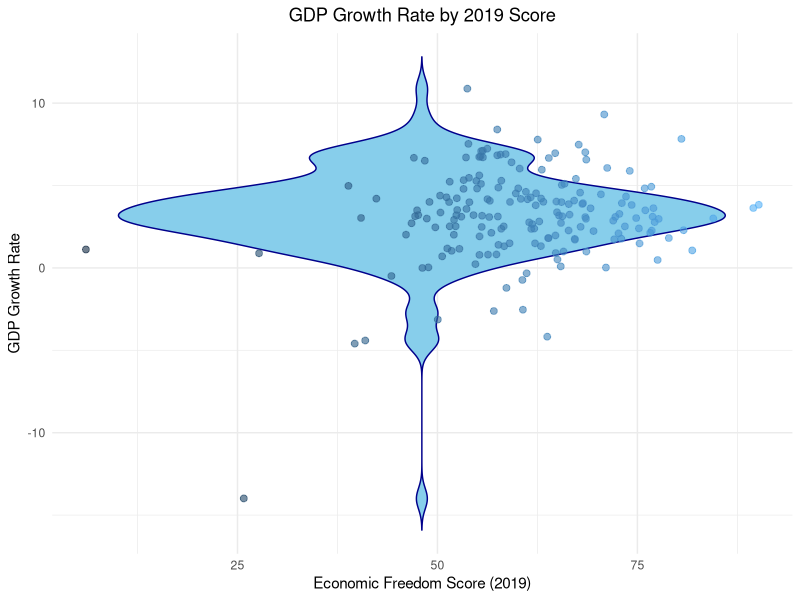
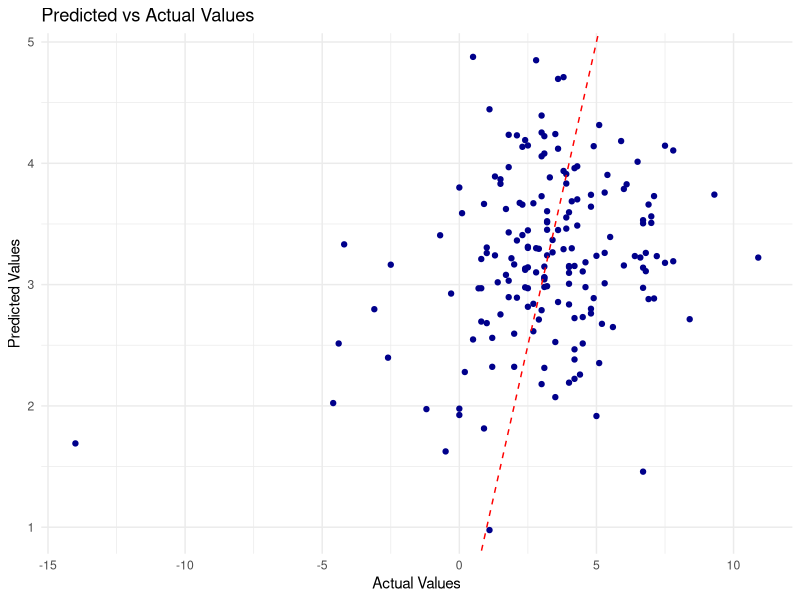
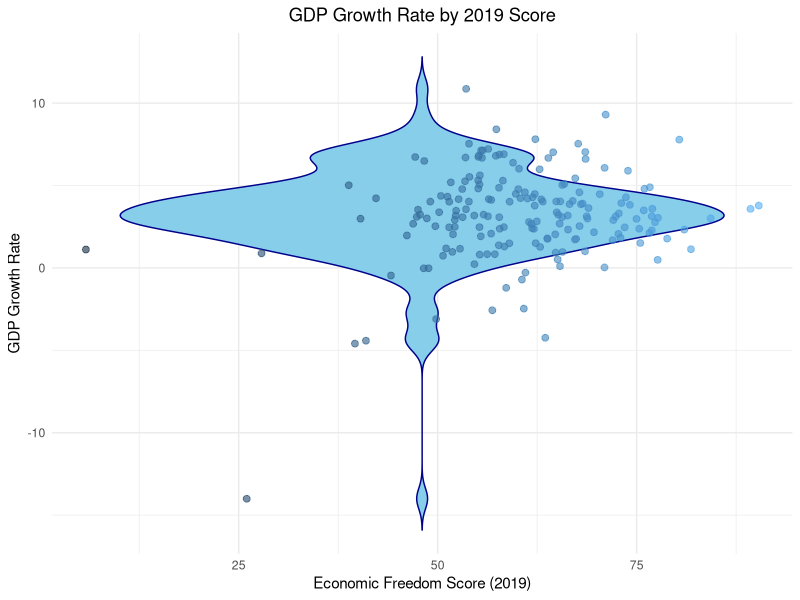
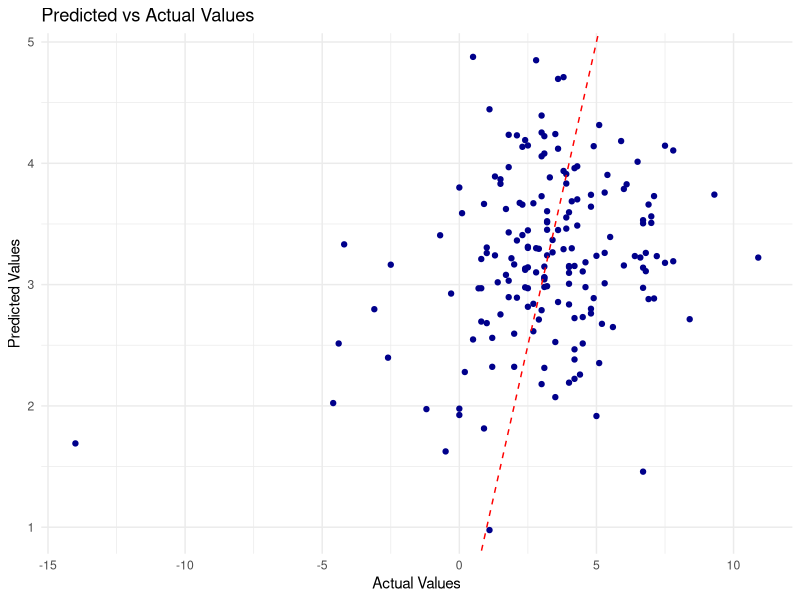

The R script that drew these images, in order:
## ---- chunk 1
data <- read.csv("economic_freedom_index2019_data.csv")
## ---- chunk 2
# Test for normality on Economic Freedom Score
shapiro_test_score <- shapiro.test(data$X2019.Score)
# Test for normality on GDP Growth Rate
shapiro_test_growth <- shapiro.test(data$GDP.Growth.Rate....)
# Print the results
print(shapiro_test_score)
print(shapiro_test_growth)
## ---- chunk 3
#ggplot object with data and aesthetic mappings
library(ggplot2)
p <- ggplot(data, aes(x = X2019.Score,  
                      y = GDP.Growth.Rate....)) + 
#violin plot for the distribution of GDP Growth
  geom_violin(trim = FALSE, fill = "skyblue", 
              color = "darkblue") + 
  theme_minimal() #minimal theme for a clean look
#overlay scatterplot for individual data points with jitter, avoid overlap.
p <- p + geom_jitter(aes(color = X2019.Score), 
                     width = 0.15, 
                     size = 2,
                     alpha = 0.6) +
#Remove legend for scatterplot points
  theme(legend.position = "none")
#Adding labels and title
p <- p + labs(title = "GDP Growth Rate by 2019 Score",
              x = "Economic Freedom Score (2019)",
              y = "GDP Growth Rate") +
# Center the title
  theme(plot.title = element_text(hjust = 0.5)) 
# Display the plot
print(p)
## ---- chunk 4
# Converting columns to numeric data
data$X2019.Score <- as.numeric(as.character(data$X2019.Score))
data$GDP.Growth.Rate.... <- as.numeric(as.character(
  data$GDP.Growth.Rate....))

# Calculating the correlation using cor.test() function
correlation_result <- cor.test(data$X2019.Score, 
                          data$GDP.Growth.Rate...., 
                          method = "spearman")
#spearman correlation for 2019 freedom score and gdp growth
# Output the result
print(correlation_result)
## ---- chunk 5
library(lmtest)
library(car)
#Calculating the multiple regression using the lm() function
multi_reg <- lm(GDP.Growth.Rate.... ~ X2019.Score +
                  Investment.Freedom + Labor.Freedom + Trade.Freedom,
                data = data)
# Using summary() function to get a summary of the model output
summary(multi_reg)
vif(multi_reg)#Vif() function to check for multicollinearity
## ---- chunk 6
library(ggplot2)
predictions <- predict(multi_reg)#Generate predictions from regression model
actuals <- multi_reg$model[[1]]#Replace with actual dependent variable name
ggplot(data.frame(Actual = actuals, Predicted = predictions), 
       aes(x = Actual, y = Predicted)) + #Plot Predicted vs Actual Values
  geom_point(col="darkblue") + #Plot points in dark blue
  geom_abline(intercept = 0, slope = 1, linetype = "dashed", 
              color = "red") + #Add red dashed line of best fit
  theme_minimal() + #minimal theme for a clean look
  xlab("Actual Values") + ylab("Predicted Values") + #add labels
  ggtitle("Predicted vs Actual Values") #add title
## ---- chunk 7
# Test for normality on Economic Freedom Score
shapiro_test_score <- shapiro.test(data$X2019.Score)
# Test for normality on GDP Growth Rate
shapiro_test_growth <- shapiro.test(data$GDP.Growth.Rate....)
# Print the results
print(shapiro_test_score)
print(shapiro_test_growth)
## ---- chunk 8
p <- ggplot(data, aes(x = X2019.Score, y = GDP.Growth.Rate....)) +
  geom_violin(trim = FALSE, fill = "skyblue", color = "darkblue") +
  theme_minimal()
p <- p + geom_jitter(aes(color = X2019.Score), width = 0.15, 
                     size = 2,
                     alpha = 0.6) +
  theme(legend.position = "none")
p <- p + labs(title = "GDP Growth Rate by 2019 Score",
              x = "Economic Freedom Score (2019)",
              y = "GDP Growth Rate") +
  theme(plot.title = element_text(hjust = 0.5)) 
# Display the plot
print(p)
## ---- chunk 9
# Converting columns to numeric data
data$X2019.Score <- as.numeric(as.character(data$X2019.Score))
data$GDP.Growth.Rate.... <- as.numeric(as.character(
  data$GDP.Growth.Rate....))

# Calculating the correlation using cor.test() function
correlation_result <- cor.test(data$X2019.Score, 
                          data$GDP.Growth.Rate...., 
                          method = "spearman")

# Output the result
print(correlation_result)
## ---- chunk 10
library(lmtest)
library(car)
# Calculating the multiple regression using the lm() function
multi_reg <- lm(GDP.Growth.Rate.... ~ X2019.Score +
                  Investment.Freedom + Labor.Freedom + Trade.Freedom,
                data = data)
# Using summary() function to get a summary of the model output
summary(multi_reg)
## ---- chunk 11
vif(multi_reg) #variance inflation factor (VIF) to check for multicollinearity
## ---- chunk 12
library(ggplot2)
predictions <- predict(multi_reg)
actuals <- multi_reg$model[[1]] # Replace with the actual dependent variable name
ggplot(data.frame(Actual = actuals, Predicted = predictions), aes(x = Actual, y = Predicted)) +
  geom_point(col="darkblue") +
  geom_abline(intercept = 0, slope = 1, linetype = "dashed", color = "red") +
  theme_minimal() +
  xlab("Actual Values") + ylab("Predicted Values") +
  ggtitle("Predicted vs Actual Values")
